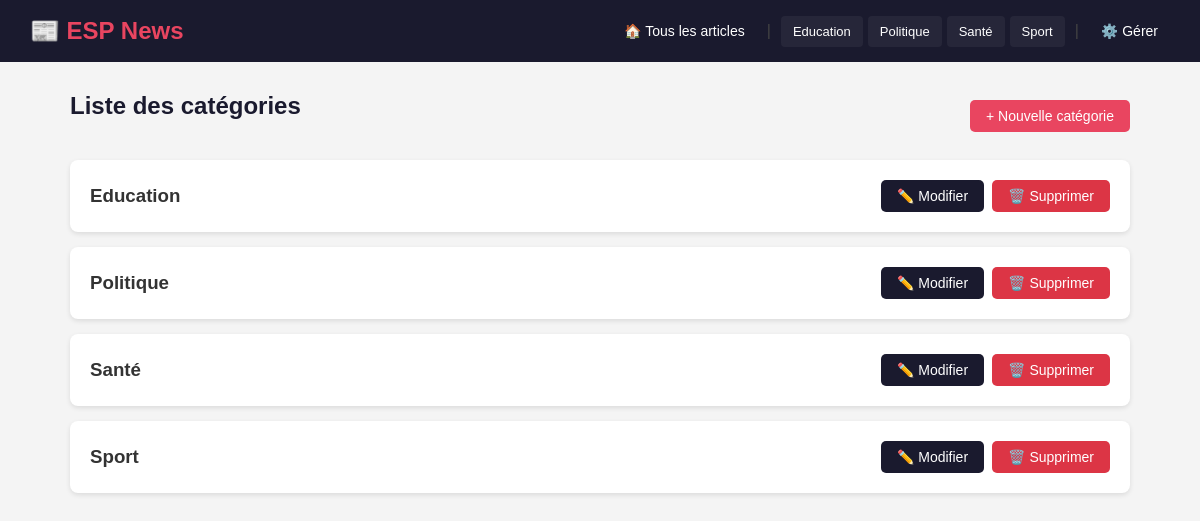
/categories.php, run on the app's committed database.
### tables this page shows
CREATE TABLE Categorie (
                id INTEGER PRIMARY KEY AUTOINCREMENT,
                libelle VARCHAR(20)
            );

### public/categories.php (the view)
<?php
require_once __DIR__ . '/../includes/header.php';
$categories = $pdo->query("SELECT * FROM Categorie ORDER BY libelle")->fetchAll();
?>
<div style="display:flex; justify-content:space-between; align-items:center; margin-bottom:20px;">
    <h2>Liste des catégories</h2>
    <a href="categorie_create.php" class="btn btn-primary">+ Nouvelle catégorie</a>
</div>
<?php if (empty($categories)): ?>
    <div class="card">
        <p>Aucune catégorie disponible.</p>
    </div>
<?php else: ?>
    <?php foreach ($categories as $cat): ?>
        <div class="card">
            <div style="display:flex; justify-content:space-between; align-items:center;">
                <h3><?= htmlspecialchars($cat['libelle']) ?></h3>
                <div class="actions">
                    <a href="categorie_edit.php?id=<?= $cat['id'] ?>" class="btn btn-secondary">✏️ Modifier</a>
                    <a href="categorie_delete.php?id=<?= $cat['id'] ?>" class="btn btn-danger" onclick="return confirm('Supprimer cette catégorie ?')">🗑️ Supprimer</a>
                </div>
            </div>
        </div>
    <?php endforeach; ?>
<?php endif; ?>
<?php require_once __DIR__ . '/../includes/footer.php'; ?>

### includes/header.php (shortened to what this page needs)
<?php
$pdo = getDb();
$categories = $pdo->query("SELECT * FROM Categorie ORDER BY libelle")->fetchAll();
?>
<!DOCTYPE html>
<html lang="fr">
<head>
</head>
<body>
    <nav>
        <h1>📰 ESP News</h1>
        <div class="nav-links">
            <a href="index.php">🏠 Tous les articles</a>
            <?php if (!empty($categories)): ?>
                <span class="separator">|</span>
                <?php foreach ($categories as $cat): ?>
                    <a href="by_categorie.php?id=<?= $cat['id'] ?>" class="category-link">
                        <?= htmlspecialchars($cat['libelle']) ?>
                    </a>
                <?php endforeach; ?>
            <?php endif; ?>
            <span class="separator">|</span>
            <a href="categories.php">⚙️ Gérer</a>
        </div>
    </nav>
    <div class="container">

### includes/header.php (style rules this page uses)
* { margin: 0; padding: 0; box-sizing: border-box; }
body { font-family: Arial, sans-serif; background: #f4f4f4; color: #333; }
nav { background: #1a1a2e; padding: 15px 30px; display: flex; justify-content: space-between; align-items: center; flex-wrap: wrap; gap: 10px; }
nav h1 { color: #e94560; font-size: 24px; }
.nav-links { display: flex; align-items: center; flex-wrap: wrap; gap: 5px; }
.nav-links a { color: #fff; text-decoration: none; padding: 8px 12px; font-size: 14px; border-radius: 4px; transition: all 0.3s; }
.nav-links .category-link { font-size: 13px; background: rgba(255, 255, 255, 0.05); }
.nav-links .separator { color: #444; margin: 0 5px; }
.container { max-width: 1100px; margin: 30px auto; padding: 0 20px; }
.btn { padding: 8px 16px; border: none; border-radius: 5px; cursor: pointer; text-decoration: none; font-size: 14px; display: inline-block; }
.btn-primary { background: #e94560; color: white; }
.btn-secondary { background: #1a1a2e; color: white; }
.btn-danger { background: #dc3545; color: white; }
.card { background: white; border-radius: 8px; padding: 20px; margin-bottom: 15px; box-shadow: 0 2px 5px rgba(0,0,0,0.1); }
.actions { display: flex; gap: 8px; flex-wrap: wrap; }
h2 { margin-bottom: 20px; color: #1a1a2e; }

### data on the page
categorie: libelle "Education"
categorie: libelle "Politique"
categorie: libelle "Santé"
categorie: libelle "Sport"
